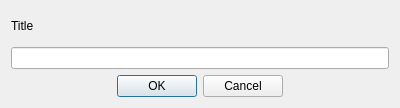
<?xml version="1.0" encoding="UTF-8"?>
<ui version="4.0">
 <class>dlgLineEdit</class>
 <widget class="QDialog" name="dlgLineEdit">
  <property name="geometry">
   <rect>
    <x>0</x>
    <y>0</y>
    <width>400</width>
    <height>108</height>
   </rect>
  </property>
  <property name="windowTitle">
   <string>Enter ...</string>
  </property>
  <property name="windowIcon">
   <iconset resource="bbdigitalminutes.qrc">
    <normaloff>:/resources/basketball.png</normaloff>:/resources/basketball.png</iconset>
  </property>
  <layout class="QVBoxLayout" name="verticalLayout">
   <item>
    <layout class="QHBoxLayout" name="horizontalLayout">
     <item>
      <widget class="QLabel" name="lblTitle">
       <property name="text">
        <string>Title</string>
       </property>
      </widget>
     </item>
     <item>
      <spacer name="horizontalSpacer">
       <property name="orientation">
        <enum>Qt::Horizontal</enum>
       </property>
       <property name="sizeHint" stdset="0">
        <size>
         <width>40</width>
         <height>20</height>
        </size>
       </property>
      </spacer>
     </item>
    </layout>
   </item>
   <item>
    <widget class="QLineEdit" name="ledValue"/>
   </item>
   <item>
    <widget class="QDialogButtonBox" name="buttonBox">
     <property name="orientation">
      <enum>Qt::Horizontal</enum>
     </property>
     <property name="standardButtons">
      <set>QDialogButtonBox::Cancel|QDialogButtonBox::Ok</set>
     </property>
     <property name="centerButtons">
      <bool>true</bool>
     </property>
    </widget>
   </item>
  </layout>
 </widget>
 <resources>
  <include location="bbdigitalminutes.qrc"/>
 </resources>
 <connections>
  <connection>
   <sender>buttonBox</sender>
   <signal>accepted()</signal>
   <receiver>dlgLineEdit</receiver>
   <slot>accept()</slot>
   <hints>
    <hint type="sourcelabel">
     <x>248</x>
     <y>254</y>
    </hint>
    <hint type="destinationlabel">
     <x>157</x>
     <y>274</y>
    </hint>
   </hints>
  </connection>
  <connection>
   <sender>buttonBox</sender>
   <signal>rejected()</signal>
   <receiver>dlgLineEdit</receiver>
   <slot>reject()</slot>
   <hints>
    <hint type="sourcelabel">
     <x>316</x>
     <y>260</y>
    </hint>
    <hint type="destinationlabel">
     <x>286</x>
     <y>274</y>
    </hint>
   </hints>
  </connection>
 </connections>
</ui>
